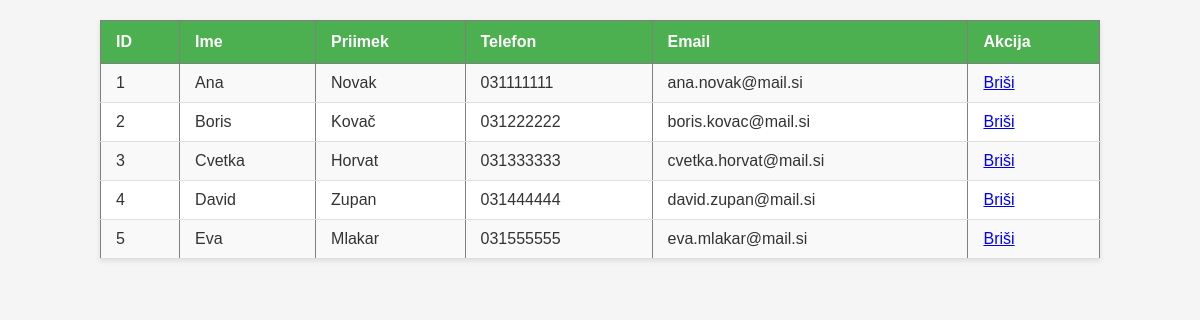
Screenshot of /podstrani/ucitelji/brisi_ucitelji2.php with the database file from the repository.
### tables this page shows
CREATE TABLE ucitelji (
  id INT AUTO_INCREMENT PRIMARY KEY,
  ime VARCHAR(20) NOT NULL,
  priimek VARCHAR(20) NOT NULL,
  telefon VARCHAR(15),
  email VARCHAR(40),
  uporabnisko_ime VARCHAR(20),
  FOREIGN KEY (uporabnisko_ime) REFERENCES uporabniki(uporabnisko_ime)
);

### podstrani/ucitelji/brisi_ucitelji2.php (the view, shortened to what this page needs)
<link rel="stylesheet" href="../css/izpis.css">
<?php
include "../povezava.php";
$sql = "SELECT id, ime, priimek, telefon, email FROM ucitelji";
$result = mysqli_query($conn, $sql);
if (mysqli_num_rows($result) > 0) {
    echo "<table border='1'>";
    echo "<tr>
            <th>ID</th>
            <th>Ime</th>
            <th>Priimek</th>
            <th>Telefon</th>
            <th>Email</th>
            <th>Akcija</th>
          </tr>";
    while ($row = mysqli_fetch_assoc($result)) {
        echo "<tr>";
        echo "<td>" . $row['id'] . "</td>";
        echo "<td>" . $row['ime'] . "</td>";
        echo "<td>" . $row['priimek'] . "</td>";
        echo "<td>" . $row['telefon'] . "</td>";
        echo "<td>" . $row['email'] . "</td>";
        echo '<td><a href="brisi_ucitelji.php?id='.$row["id"].'">Briši</a></td>';
        echo "</tr>";
    }
    echo "</table>";
} else {
    echo "Ni podatkov v tabeli učitelji.";
}
?>

### podstrani/css/izpis.css (style rules this page uses)
table { border-collapse: collapse; width: 100%; max-width: 1000px; margin: 20px auto; background-color: #fff; box-shadow: 0 2px 5px rgba(0,0,0,0.1); }
th { background-color: #4CAF50; color: white; padding: 12px 15px; text-align: left; }
td { padding: 10px 15px; border-bottom: 1px solid #ddd; }
tr:nth-child(even) { background-color: #f9f9f9; }

### rows the page displays
ucitelji: id "1", ime "Ana", priimek "Novak", telefon "031111111", email "ana.novak@mail.si"
ucitelji: id "2", ime "Boris", priimek "Kovač", telefon "031222222", email "boris.kovac@mail.si"
ucitelji: id "3", ime "Cvetka", priimek "Horvat", telefon "031333333", email "cvetka.horvat@mail.si"
ucitelji: id "4", ime "David", priimek "Zupan", telefon "031444444", email "david.zupan@mail.si"
ucitelji: id "5", ime "Eva", priimek "Mlakar", telefon "031555555", email "eva.mlakar@mail.si"
